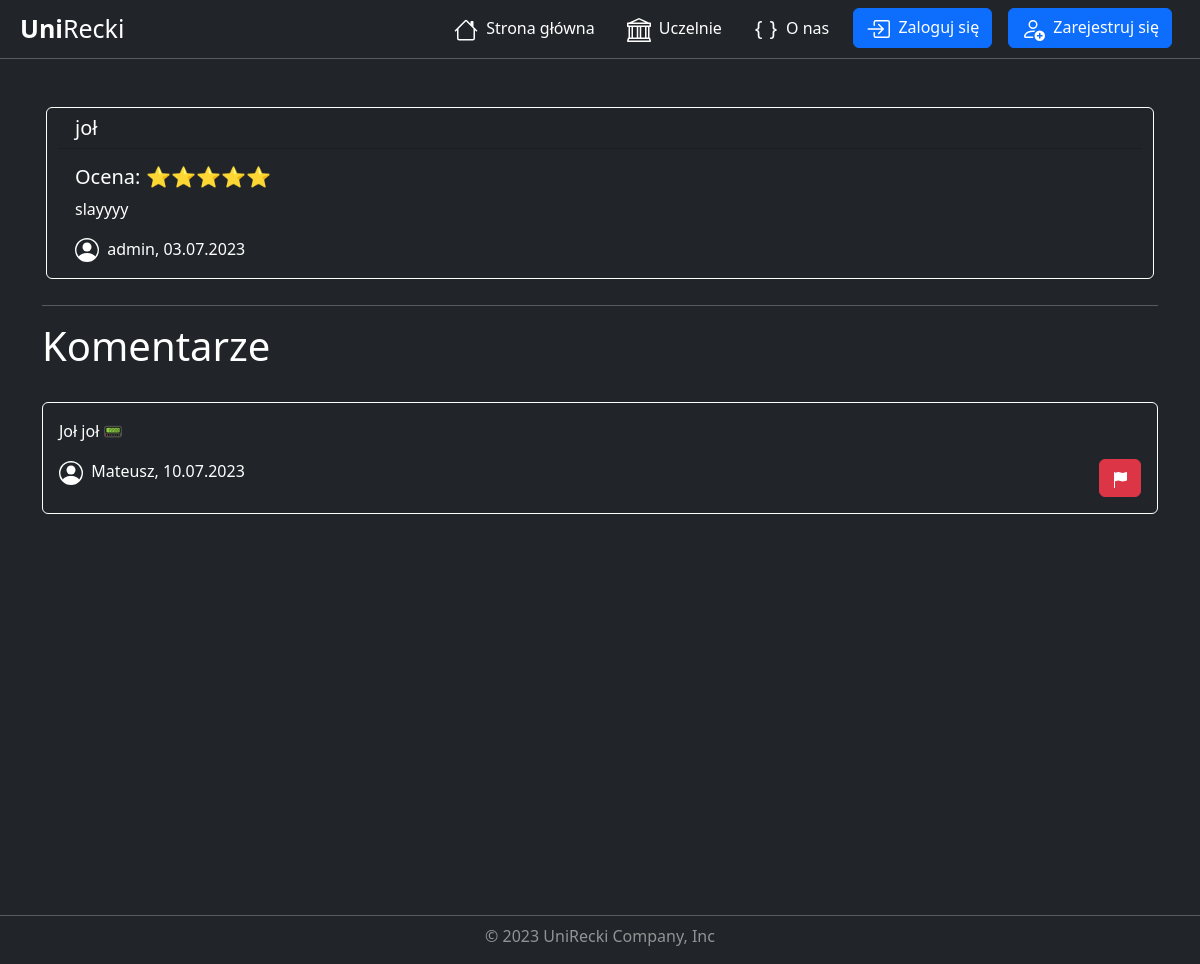
Page /university/review/9/ on the earlier database version.
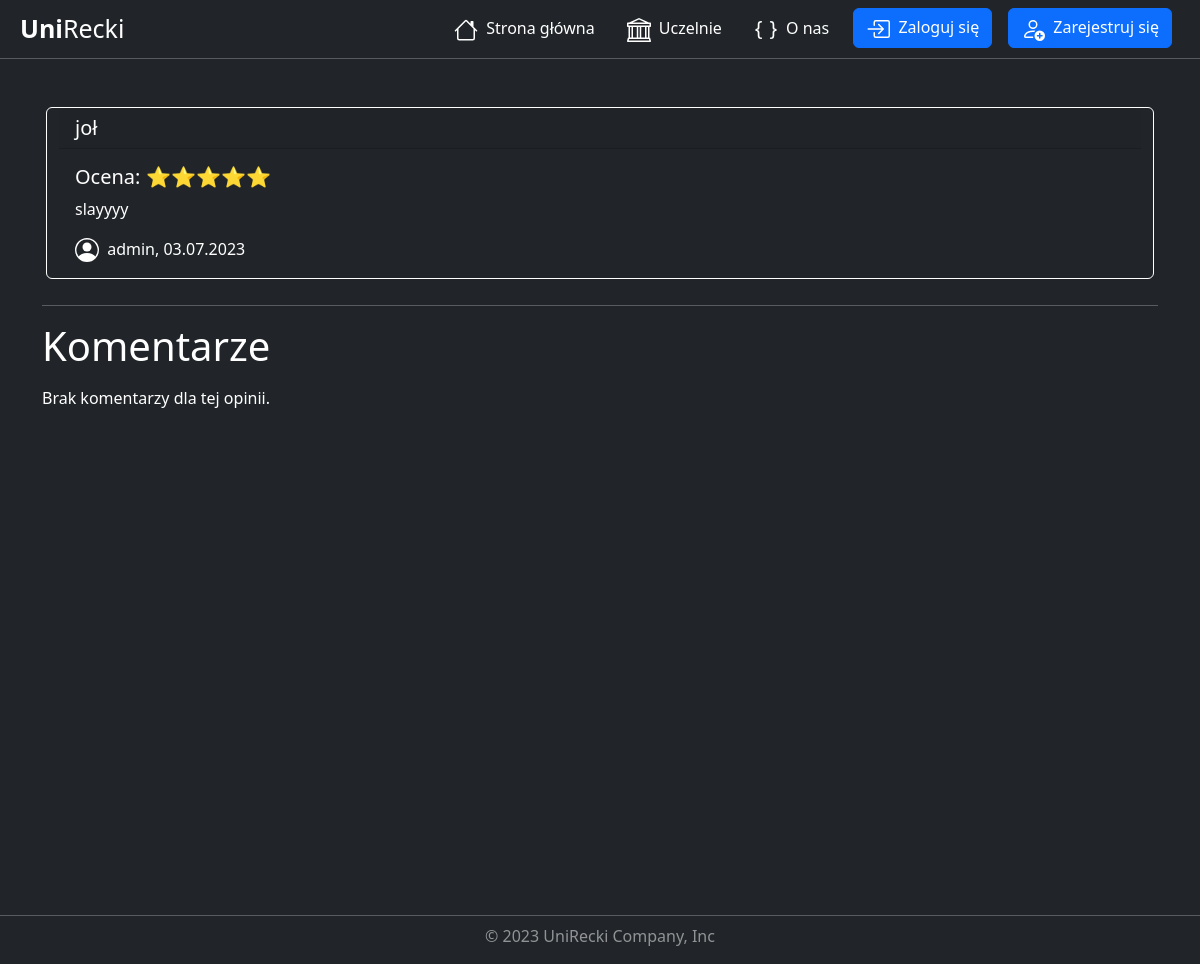
Same page on the later database version.
### universities/models.py (models this page shows, shortened)
class Comment(models.Model):
    description = models.CharField( max_length=3000)
    add_date = models.DateTimeField(default=timezone.now, blank=True)
    review = models.ForeignKey(Review, on_delete=models.CASCADE)
    user = models.ForeignKey(User, on_delete=models.CASCADE)
    active = models.BooleanField(default=True)
    class Meta:
        verbose_name = 'Comment'
        verbose_name_plural = 'Comments'

### universities/views.py (the view)
# urls.py: path('review/<int:pk>/', views.ReviewDetailView.as_view(), name='review_detail'),
class ReviewDetailView(DetailView):
    model = Review
    template_name = 'universities/review_detail.html'
    context_object_name = 'review'
    def get_context_data(self, **kwargs):
        context = super().get_context_data(**kwargs)
        review = self.get_object()
        comments = review.comment_set.filter(active=True).order_by('add_date')
        context['comments'] = comments
        return context

### universities/templates/universities/review_detail.html (shortened to what this page needs)
{% extends "base.html" %}
{% load static %}
{% block css %}
    <link rel="stylesheet" href="{% static "universities/review_detail.css" %}">
{% endblock css %}
{% block content %}
    <div class="container mt-5">
        <div class="row mx-1">
            <div class="card bg-dark">
                <h5 class="card-header ">{{ review.title }}</h5>
                <div class="card-body">
                    <h5 class="card-title">
                        Ocena:
                        {% if review.rating == 5 %}
                            ⭐⭐⭐⭐⭐
                        {% elif review.rating == 4 %}
                            ⭐⭐⭐⭐☆
                        {% elif review.rating == 3 %}
                            ⭐⭐⭐☆☆
                        {% elif review.rating == 2 %}
                            ⭐⭐☆☆☆
                        {% elif review.rating == 1 %}
                            ⭐☆☆☆☆
                        {% endif %}
                    </h5>
                    <p class="card-text">{{ review.description }}</p>
                    <p class="card-text">
                        {{ review.user.username }}, {{ review.add_date|date:"d.m.Y" }}
                    </p>
                </div>
            </div>
        </div>
        <hr class="mt-3">
        <div class="row">
            <h1>Komentarze</h1>
        </div>
        <div class="row">
            <div class="container mt-2">
                {% for comment in comments %}
                    <div class="card bg-dark mt-3">
                        <div class="card-body">
                            <p class="card-text">{{ comment.description }}</p>
                            <div class="row">
                                <div class="col-6">
                                    <p class="card-text">
                                        {{ comment.user.username }}, {{ comment.add_date|date:"d.m.Y" }}
                                    </p>
                                </div>
                                <div class="col-6 d-flex justify-content-end align-items-end">
                                    <a href="{% url 'comment_report_create' review.pk comment.pk %}"
                                       title="Zgłoś komentarz"
                                       class="btn btn-danger">
                                    </a>
                                </div>
                            </div>
                        </div>
                    </div>
                {% empty %}
                    <p>Brak komentarzy dla tej opinii.</p>
                {% endfor %}
            </div>
        </div>
    </div>
{% endblock content %}

Differences in the rows shown:
no longer on this page (row edited): Comment: description "Joł joł 📟", user.username "Mateusz", add_date "10.07.2023"
Other differences:
text now shown: "Brak komentarzy dla tej opinii."
